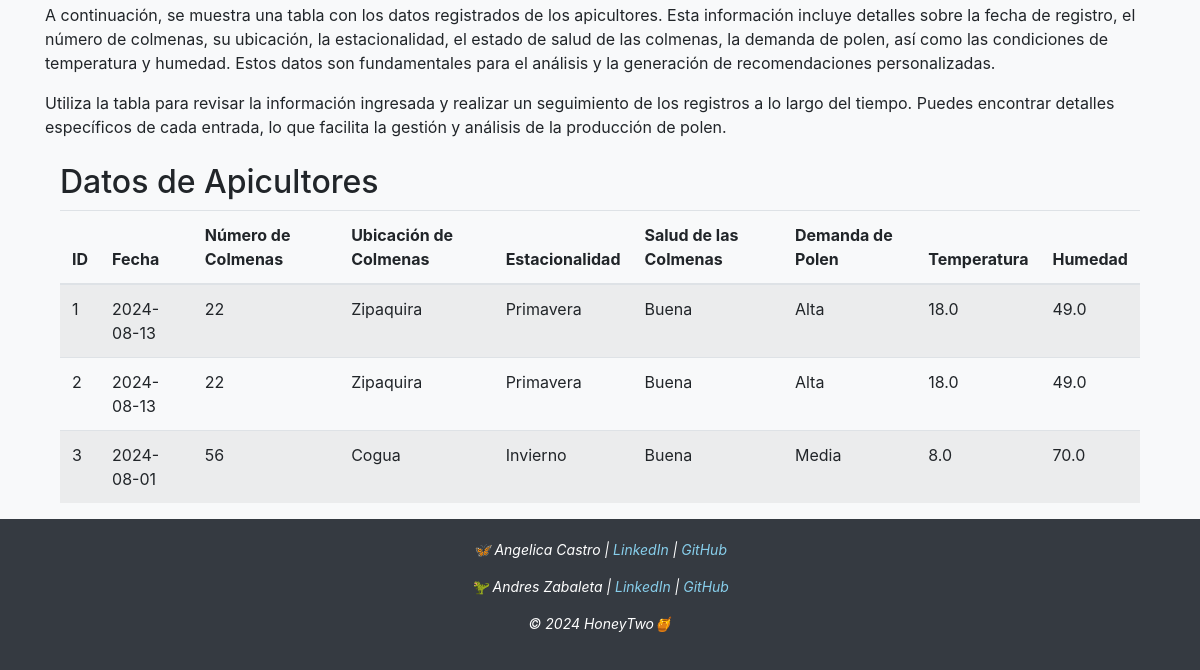
The page /formulario (lower part) on the database as committed earlier.
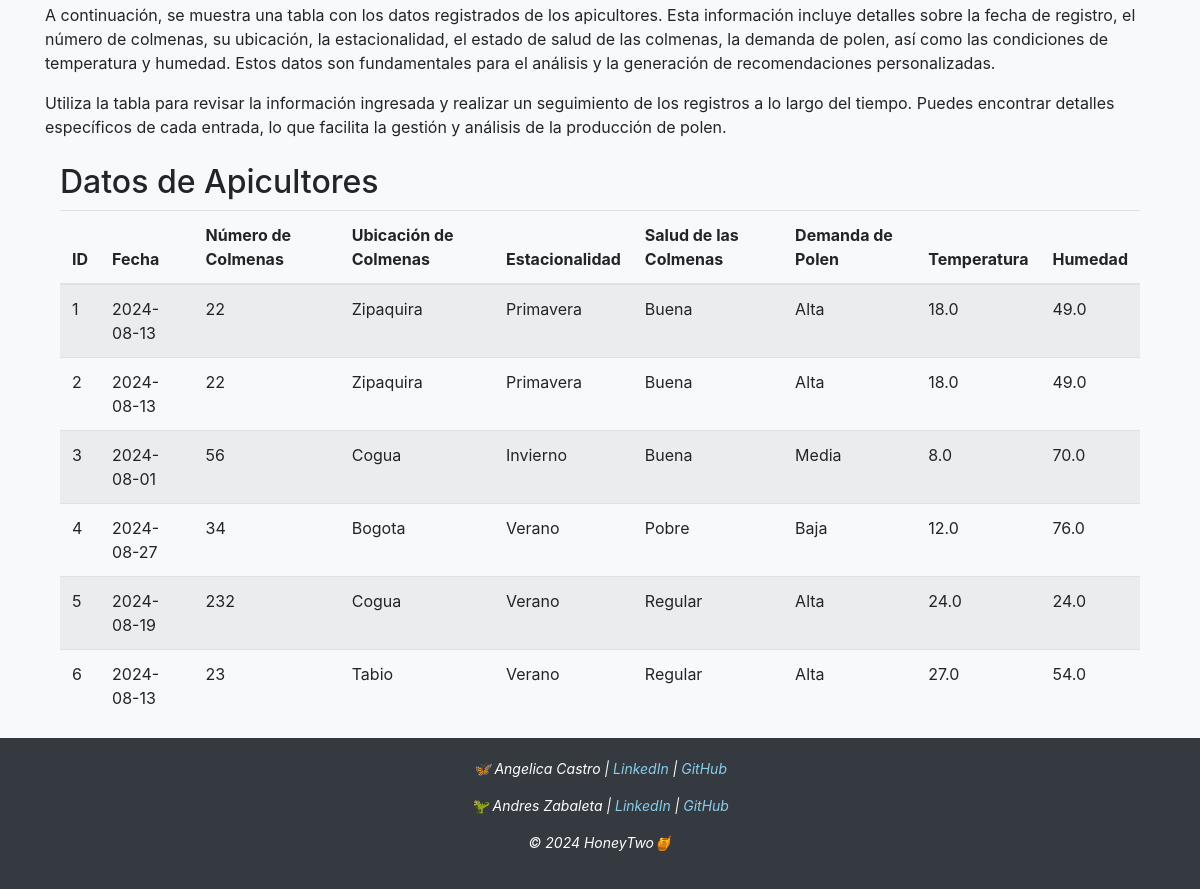
The same page on the database as committed later.
### tables this page shows
CREATE TABLE datos_apicultores (
        id INTEGER PRIMARY KEY AUTOINCREMENT,
        fecha TEXT,
        numcol INTEGER,
        ubicacion TEXT,
        estacion TEXT,
        estsalud TEXT,
        polen TEXT,
        temperatura REAL,
        humedad REAL
    );

### app.py (the view)
@app.route("/formulario")
def formulario():
    conn = sqlite3.connect("apicultores.db")
    c = conn.cursor()
    c.execute("SELECT * FROM datos_apicultores")
    datos = c.fetchall()
    conn.close()
    return render_template("formulario.html", datos=datos)

### templates/formulario.html (shortened to what this page needs)
{% extends 'layout.html' %}
{% block content %}
<p>A continuación, se muestra una tabla con los datos registrados de los apicultores. Esta información incluye detalles
    sobre la fecha de registro, el número de colmenas, su ubicación, la estacionalidad, el estado de salud de las
    colmenas, la demanda de polen, así como las condiciones de temperatura y humedad. Estos datos son fundamentales para
    el análisis y la generación de recomendaciones personalizadas.</p>
<p>Utiliza la tabla para revisar la información ingresada y realizar un seguimiento de los registros a lo largo del
    tiempo. Puedes encontrar detalles específicos de cada entrada, lo que facilita la gestión y análisis de la
    producción de polen.</p>
<div class="container mt-4">
    <h2>Datos de Apicultores</h2>
    <table class="table table-striped">
        <thead>
            <tr>
                <th>ID</th>
                <th>Fecha</th>
                <th>Número de Colmenas</th>
                <th>Ubicación de Colmenas</th>
                <th>Estacionalidad</th>
                <th>Salud de las Colmenas</th>
                <th>Demanda de Polen</th>
                <th>Temperatura</th>
                <th>Humedad</th>
            </tr>
        </thead>
        <tbody>
            {% for fila in datos %}
            <tr>
                <td>{{ fila[0] }}</td>
                <td>{{ fila[1] }}</td>
                <td>{{ fila[2] }}</td>
                <td>{{ fila[3] }}</td>
                <td>{{ fila[4] }}</td>
                <td>{{ fila[5] }}</td>
                <td>{{ fila[6] }}</td>
                <td>{{ fila[7] }}</td>
                <td>{{ fila[8] }}</td>
            </tr>
            {% endfor %}
        </tbody>
    </table>
</div>
{% endblock %}

### templates/layout.html (shortened to what this page needs)
<!DOCTYPE html>
<html lang="en">
<head>
    <link rel="stylesheet" href="https://stackpath.bootstrapcdn.com/bootstrap/4.5.2/css/bootstrap.min.css">
    <link rel="stylesheet" href="/static/css/styles.css">
</head>
<body>
    <div class="container mt-4">
        {% block content %}{% endblock %}
    </div>
    <footer id="footer">
        <p>🦋 Angelica Castro | <a href="https://www.linkedin.com/in/angelica-c-0a43b192/" target="_blank" style="color: skyblue;">LinkedIn</a> | <a href="https://github.com/AngelicaCR" target="_blank" style="color: skyblue;">GitHub</a> </p>
        <p>🦖 Andres Zabaleta | <a href="https://www.linkedin.com/in/andreszabaleta/" target="_blank" style="color: skyblue;">LinkedIn</a> | <a href="https://github.com/andreszabaleta" target="_blank" style="color: skyblue;">GitHub</a></p>
        <p>&copy; 2024 HoneyTwo🍯</p>
    </footer>
</body>
</html>

### static/css/styles.css (style rules this page uses)
body { background-color: #f8f9fa; font-family: -apple-system, BlinkMacSystemFont, Segoe UI, Roboto, Oxygen, Ubuntu, Cantarell, Fira Sans, Droid Sans, Helvetica Neue, sans-serif; }
footer { background-color: #353a41; color: #fff; padding: 20px; text-align: center; font-size: 14px; font-style: italic; }

Rows that differ between the two databases and show on the page:
added datos_apicultores: id "4", fecha "2024-08-27", numcol "34", ubicacion "Bogota", estacion "Verano", estsalud "Pobre", polen "Baja", temperatura "12.0", humedad "76.0"
added datos_apicultores: id "5", fecha "2024-08-19", numcol "232", ubicacion "Cogua", estacion "Verano", estsalud "Regular", polen "Alta", temperatura "24.0", humedad "24.0"
added datos_apicultores: id "6", fecha "2024-08-13", numcol "23", ubicacion "Tabio", estacion "Verano", estsalud "Regular", polen "Alta", temperatura "27.0", humedad "54.0"
